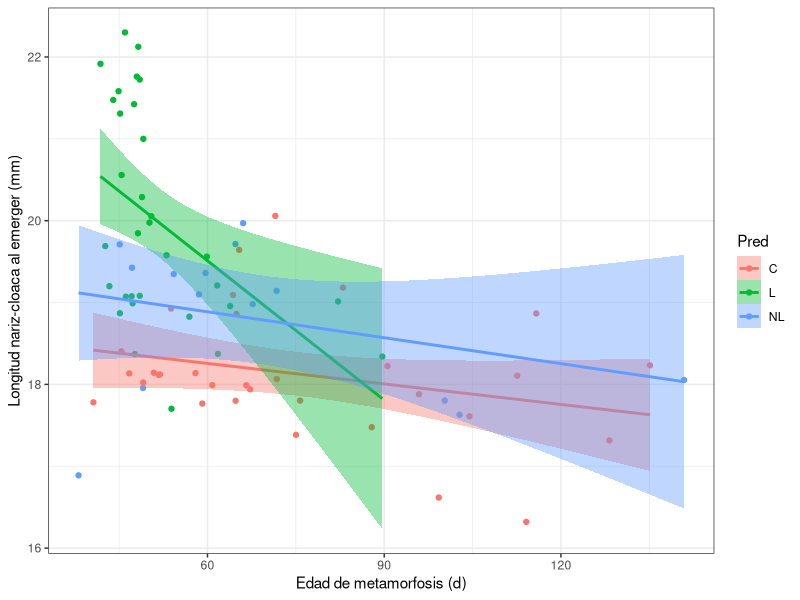
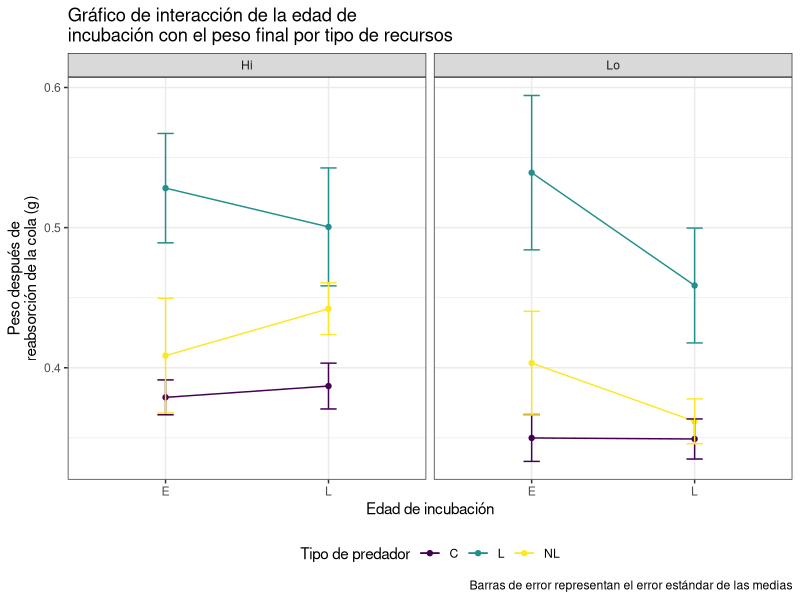
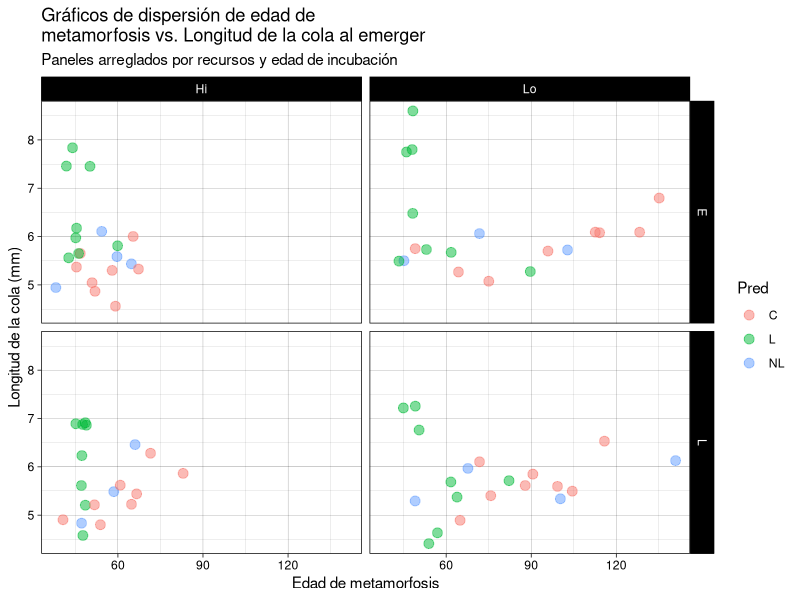
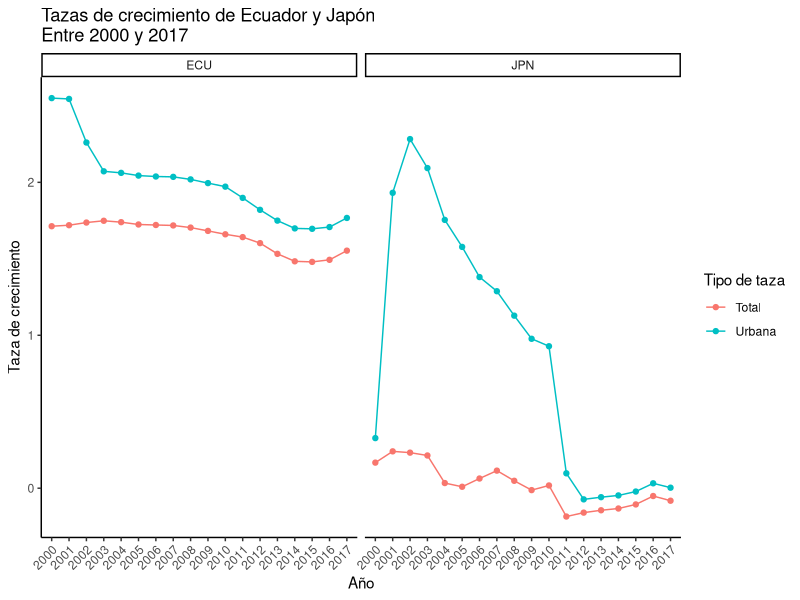

The R source for these figures, in order:
## ---- chunk 1
library(ggplot2)
library(dplyr)
library(tidyr)
library(viridis)
library(patchwork)
Input <- ("Block Tank.Unique Pred Hatch Res   Age.DPO Age.FromEmergence SVL.initial Tail.initial SVL.final Mass.final Resorb.days
    1           1   NL     L  Hi  47.19149         13.191489    19.42553     4.834043  19.65957  0.4178723    3.489362
    1           2    C     E  Hi  45.38095         11.380952    18.40476     5.369048  19.00952  0.3821429    3.785714
    1           3    C     L  Hi  53.82222         19.822222    18.92667     4.802222  19.12000  0.4117778    3.511111
    1           4    L     L  Lo  56.92308         22.923077    18.82692     4.634615  19.11538  0.3823077    3.653846
    1           5   NL     E  Hi  64.75000         30.750000    19.71500     5.435000  20.11000  0.4865000    4.225000
    1           6    L     E  Hi  44.00000         10.000000    21.47500     7.837500  21.97500  0.7375000    5.000000
    1           7   NL     L  Lo  67.67442         33.674419    18.98140     5.967442  19.28140  0.4090698    4.093023
    1           8    C     E  Lo  95.89744         61.897436    17.87949     5.700000  18.40513  0.3605128    4.820513
    1           9    L     L  Hi  45.17391         11.173913    21.30870     6.891304  21.65217  0.5900000    4.217391
    1          10    C     L  Lo  64.90909         30.909091    18.86136     4.893182  19.24773  0.3979545    3.704545
    1          11   NL     E  Lo  71.73810         37.738095    19.14286     6.061905  19.39762  0.4185714    4.238095
    1          12    L     E  Lo  53.04545         19.045455    19.57727     5.731818  19.76818  0.4336364    3.818182
    2          13   NL     L  Hi  58.54545         24.545455    19.10000     5.486364  19.46591  0.4300000    4.227273
    2          14   NL     L  Lo 100.27273         66.272727    17.80227     5.338636  18.04091  0.3468182    4.568182
    2          15   NL     E  Lo 102.80000         68.800000    17.63000     5.722500  18.22500  0.3330000    5.175000
    2          16    C     L  Hi  60.81818         26.818182    17.99091     5.620455  18.28182  0.3577273    4.250000
    2          17    L     E  Hi  42.65000          8.650000    19.69000     5.560000  20.44000  0.5140000    3.800000
    2          18    C     L  Lo  90.56410         56.564103    18.22308     5.848718  18.37436  0.3702564    4.974359
    2          19   NL     E  Hi  59.67500         25.675000    19.36000     5.585000  19.69750  0.4317500    4.550000
    2          20    L     L  Lo  82.16216         48.162162    19.01351     5.713514  19.41351  0.3986486    4.459459
    2          21    C     E  Lo 135.12121        101.121212    18.23333     6.796970  18.64545  0.3803030    5.303030
    2          22    C     E  Hi  65.37838         31.378378    19.64324     6.002703  19.93514  0.4629730    4.162162
    2          23    L     L  Hi  47.29032         13.290323    18.99032     6.232258  19.34516  0.4116129    4.483871
    2          24    L     E  Lo  48.00000         14.000000    21.76000     7.800000  22.60000  0.7120000    5.600000
    3          25    C     L  Hi  71.51220         37.512195    20.05854     6.280488  20.28293  0.4795122    4.097561
    3          26    L     E  Lo  46.00000         12.000000    22.30000     7.750000  23.20000  0.7100000    6.500000
    3          27   NL     E  Lo  45.10526         11.105263    19.71053     5.500000  20.03684  0.4584211    3.947368
    3          28   NL     E  Hi  54.27586         20.275862    19.34828     6.106897  19.33793  0.4231034    4.379310
    3          29   NL     L  Lo 140.90244        106.902439    18.05366     6.129268  18.23902  0.3387805    5.536585
    3          30   NL     L  Hi  66.05000         32.050000    19.97000     6.460000  20.45000  0.4785000    4.575000
    3          31    C     L  Lo 115.80952         81.809524    18.86667     6.530952  19.21905  0.4026190    4.857143
    3          32    L     L  Lo  50.46154         16.461538    20.05385     6.761538  20.47692  0.4669231    4.461538
    3          33    C     E  Lo  49.09091         15.090909    18.02273     5.750000  18.20000  0.3640909    4.045455
    3          34    L     L  Hi  48.88462         14.884615    20.28846     6.861538  20.61538  0.4753846    4.230769
    3          35    L     E  Hi  41.83333          7.833333    21.91667     7.458333  22.40000  0.6433333    4.500000
    3          36    C     E  Hi  51.92857         17.928571    18.12143     4.867857  18.73929  0.3700000    4.035714
    4          38    C     E  Hi  67.25000         33.250000    17.94000     5.327500  18.21750  0.3645000    4.100000
    4          39    C     L  Hi  83.00000         49.000000    19.18222     5.864444  19.52889  0.4173333    4.755556
    4          40    L     E  Lo  89.68000         55.680000    18.34000     5.276000  18.86800  0.4000000    4.440000
    4          41    C     L  Lo 104.46667         70.466667    17.61000     5.496667  17.84333  0.3270000    4.800000
    4          43    L     E  Hi  45.13333         11.133333    18.87000     5.973333  19.21000  0.4060000    4.666667
    4          44    L     L  Lo  49.11111         15.111111    21.00000     7.255556  21.53333  0.6300000    5.000000
    4          45    C     E  Lo 112.57778         78.577778    18.10667     6.091111  18.16444  0.3495556    4.977778
    4          46    L     L  Hi  48.50000         14.500000    21.72500     6.912500  22.10000  0.6975000    4.875000
    5          51    L     E  Lo  43.34783          9.347826    19.20000     5.491304  19.65652  0.4560870    4.478261
    5          52    C     L  Hi  40.63415          6.634146    17.78049     4.904878  18.30488  0.3587805    3.682927
    5          53    C     E  Hi  46.72340         12.723404    18.13404     5.651064  18.50638  0.3710638    3.829787
    5          54    L     E  Hi  46.13889         12.138889    19.07222     5.650000  19.52222  0.4455556    4.027778
    5          55   NL     E  Hi  38.11111          4.111111    16.88889     4.944444  17.02222  0.2933333    3.444444
    5          56    L     L  Lo  53.88889         19.888889    17.70278     4.411111  17.99444  0.3300000    4.027778
    5          57    C     L  Lo  87.88636         53.886364    17.47727     5.613636  17.74318  0.3254545    4.363636
    5          58    L     L  Hi  47.65000         13.650000    18.37000     4.580000  18.94000  0.3800000    3.725000
    5          59    C     E  Lo 128.22500         94.225000    17.31500     6.090000  17.54250  0.3307500    5.600000
    5          60   NL     L  Lo  49.06250         15.062500    17.95625     5.293750  17.87500  0.3525000    3.375000
    6          62    L     L  Lo  61.65217         27.652174    19.20870     5.686957  19.51304  0.4230435    4.260870
    6          64    C     L  Hi  66.60000         32.600000    17.98889     5.440000  18.22222  0.3580000    4.222222
    6          65    L     E  Lo  48.20000         14.200000    19.84667     6.480000  20.33333  0.4673333    5.066667
    6          66    L     L  Hi  48.50000         14.500000    19.08235     5.205882  19.22647  0.4126471    3.911765
    6          68    C     E  Hi  57.95556         23.955556    18.13778     5.300000  18.43556  0.3604444    4.066667
    6          69    C     L  Lo  71.76744         37.767442    18.06512     6.104651  18.55116  0.3493023    4.534884
    6          70    L     E  Hi  50.15385         16.153846    19.97692     7.453846  20.52308  0.5061538    4.230769
    6          71    C     E  Lo  75.02703         41.027027    17.38378     5.075676  17.81351  0.3151351    4.324324
    7          74    L     E  Lo  61.76923         27.769231    18.37308     5.673077  18.74231  0.3846154    4.461538
    7          75    C     L  Lo  99.25641         65.256410    16.61795     5.594872  17.07692  0.2810256    5.051282
    7          76    L     E  Hi  59.89130         25.891304    19.56087     5.808696  19.95652  0.4523913    3.956522
    7          80    C     E  Lo 114.11364         80.113636    16.32045     6.079545  16.68182  0.2693182    5.045455
    7          81    C     L  Hi  64.77551         30.775510    17.80000     5.224490  18.27959  0.3406122    3.959184
    7          82    L     L  Lo  63.84211         29.842105    18.95789     5.373684  19.27368  0.3968421    4.052632
    7          83    C     E  Hi  59.12195         25.121951    17.76585     4.558537  18.25366  0.3502439    3.780488
    7          84    L     L  Hi  47.53846         13.538462    21.42308     6.876923  22.03846  0.6207692    4.692308
    8          86    L     E  Hi  45.42105         11.421053    20.55789     6.173684  21.15789  0.5205263    5.210526
    8          87    C     E  Hi  50.88889         16.888889    18.14222     5.044444  18.46000  0.3697778    3.822222
    8          88    C     L  Lo  75.72093         41.720930    17.80233     5.402326  17.91628  0.3397674    4.069767
    8          90    C     E  Lo  64.33333         30.333333    19.09286     5.266667  19.23333  0.4295238    4.261905
    8          91    L     E  Lo  48.25000         14.250000    22.12500     8.600000  23.30000  0.7500000    5.750000
    8          92    L     L  Hi  47.12821         13.128205    19.07692     5.612821  19.35385  0.4161538    3.871795
    8          94    C     L  Hi  51.72727         17.727273    18.11591     5.213636  18.47500  0.3718182    4.022727
    8          96    L     L  Lo  44.90909         10.909091    21.58182     7.218182  21.94545  0.6418182    5.090909")

ranas = read.table(textConnection(Input),header=TRUE)
## ---- chunk 2
ranas |>
  ggplot(aes(x = Age.DPO,
             y = SVL.initial,
             color = Pred)) +
  geom_point() +
  geom_smooth(method = "lm", aes(fill = Pred)) +
  labs(x = "Edad de metamorfosis (d)",
       y = "Longitud nariz-cloaca al emerger (mm)") +
  theme_bw()
## ---- chunk 3
resumen_ranas <- ranas |>
  group_by(Pred, Hatch, Res) |>
  summarise(media = mean(Mass.final),
            desv.est = sd(Mass.final),
            se = desv.est/sqrt(n()))

resumen_ranas |>
  ggplot(aes(x = Hatch,
             y = media,
             color = Pred, 
             group = Pred)) +
  geom_point() +
  geom_line() + 
  geom_errorbar(aes(ymin = media - se, ymax = media + se), width = 0.1) +
  facet_grid(~Res) +
  labs(title = "Gráfico de interacción de la edad de\nincubación con el peso final por tipo de recursos",
       x = "Edad de incubación",
       y = "Peso después de\nreabsorción de la cola (g)",
       caption = "Barras de error representan el error estándar de las medias",
       color = "Tipo de predador") +
  theme_bw() +
  scale_color_viridis(discrete = T) +
  theme(legend.position = "bottom")
## ---- chunk 4
ranas |>
  ggplot(aes(x = Age.DPO,
             y = Tail.initial,
             color = Pred)) +
  geom_point(size = 3, alpha = 0.5) +
  facet_grid(Hatch ~ Res) +
  theme_linedraw() +
  labs(title = "Gráficos de dispersión de edad de\nmetamorfosis vs. Longitud de la cola al emerger",
       subtitle = "Paneles arreglados por recursos y edad de incubación",
       x = "Edad de metamorfosis",
       y = "Longitud de la cola (mm)")

## ---- chunk 5
resumen_pob <- world_bank_pop %>%
  filter(indicator %in% c("SP.POP.GROW", "SP.URB.GROW")) %>%
  filter(country %in% c("ECU", "JPN")) %>%
  pivot_longer(!c(country, indicator), names_to = "year", values_to = "pob") 

resumen_pob %>%
  ggplot(aes(x = year, 
             y = pob, 
             group = indicator, 
             color = factor(indicator,
                            levels = c("SP.POP.GROW",
                                       "SP.URB.GROW"),
                            labels = c("Total", "Urbana")))) +
  geom_line() +
  geom_point()+
  facet_wrap(~country) +
  theme_classic() +
  theme(axis.text.x = element_text(angle = 45, 
                                   hjust = 1)) +
  labs(title = "Tazas de crecimiento de Ecuador y Japón\nEntre 2000 y 2017",
       x = "Año", y = "Taza de crecimiento", color = "Tipo de taza")
  
